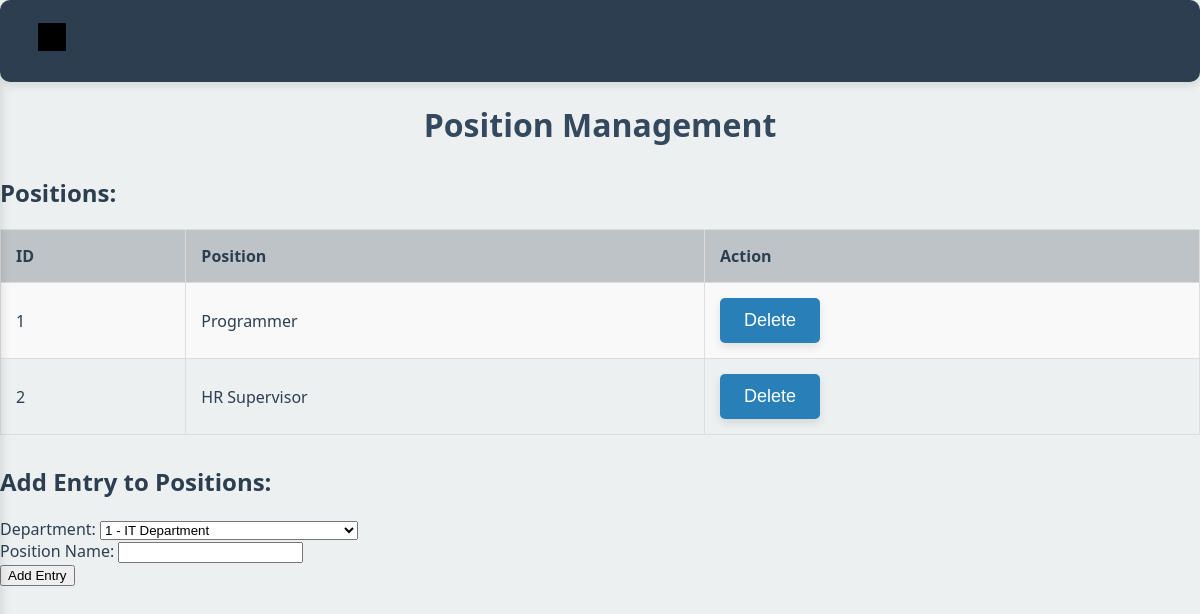
/position.php, run on the app's committed database.
### tables this page shows
CREATE TABLE `position` (
  `id` int(30) NOT NULL,
  `department_id` int(30) NOT NULL,
  `name` text NOT NULL
);

### position.php (the view, shortened to what this page needs)
<!DOCTYPE html>
<html lang="en">
<head>
    <link rel="stylesheet" href="css/styles.css">
</head>
<body>
<div class="navbar-container">
        <div class="navbar-toggle">
            <div class="bars"></div>
        </div>
        <div class="sidebar">
            <nav>
                <ul>
                    <li><a href="intro.php">Home</a></li>
                    <li><a href="attendance.php">Attendance</a></li>
                    <li><a href="payrollList.php">Payroll List</a></li>
                    <li><a href="employee.php">Employee List</a></li>
                    <li><a href="department.php">Department List</a></li>
                    <li><a href="position.php">Position List</a></li>
                    <li><a href="allowances.php">Allowance List</a></li>
                    <li><a href="deductions.php">Deduction List</a></li>
                </ul>
            </nav>
        </div>
    </div>
    <h1>Position Management</h1>
    <?php
    $servername = "localhost";
    $username = "admin";
    $password = "123";
    $database = "payroll";
    $conn = new mysqli($servername, $username, $password, $database);
    $department_query = "SELECT * FROM department";
    $department_result = $conn->query($department_query);
    $departments = [];
    while ($department_row = $department_result->fetch_assoc()) {
        $departments[] = $department_row;
    }
    $select_query = "SELECT * FROM position";
    $result = $conn->query($select_query);
    if ($result->num_rows > 0) {
        echo "<h2>Positions:</h2>";
        echo "<table border='1'>
                <tr>
                    <th>ID</th>
                    <th>Position</th>
                    <th>Action</th>
                </tr>";
        while ($row = $result->fetch_assoc()) {
            echo "<tr>
                    <td>{$row['id']}</td>
                    <td>{$row['name']}</td>
                    <td>
                        <button type='button' onclick='deletePosition({$row['id']})'>Delete</button>
                    </td>
                  </tr>";
        }
        echo "</table>";
    } else {
        echo "<p>No positions in the 'position' table.</p>";
    }
    ?>
<h2>Add Entry to Positions:</h2>
<form method="POST">
    <label for="department_name">Department:</label>
    <select name="department_id" required>
        <?php
        foreach ($departments as $department) {
            echo "<option value='{$department['id']}'>{$department['id']} - {$department['name']}</option>";
        }
        ?>
    </select>
    <br>
    <label for="position_name_entry">Position Name:</label>
    <input type="text" name="position_name_entry" required>
    <br>
    <input type="submit" name="submit_position" value="Add Entry">
</form>
</body>
</html>

### css/styles.css (style rules this page uses)
.navbar-container { display: flex; justify-content: space-between; align-items: center; padding: 15px 30px; background-color: #2c3e50; border-radius: 10px; box-shadow: 0 4px 8px rgba(0, 0, 0, 0.1); }
.navbar-toggle { cursor: pointer; color: #ecf0f1; font-size: 26px; background: none; border: none; padding: 8px; border-radius: 50%; transition: background-color 0.3s ease; }
.sidebar { width: 270px; background-color: #34495e; display: flex; flex-direction: column; align-items: center; justify-content: start; padding-top: 30px; position: absolute; top: 70px; left: -270px; transition: left 0.4s ease; border-radius: 10px; box-shadow: 0 6px 12px rgba(0, 0, 0, 0.15); }
.sidebar nav ul { list-style-type: none; padding: 0; width: 100%; text-align: center; }
.sidebar nav ul li { margin-bottom: 15px; }
.sidebar nav ul li a { color: #ecf0f1; text-decoration: none; font-size: 20px; font-weight: 500; padding: 10px 20px; display: block; width: 100%; transition: background-color 0.3s ease, color 0.3s ease; }
button { background-color: #2980b9; color: white; padding: 12px 24px; border: none; border-radius: 5px; cursor: pointer; font-size: 18px; transition: background-color 0.3s ease, transform 0.3s ease; box-shadow: 0 4px 8px rgba(0, 0, 0, 0.1); }
.bars, .cross { display: inline-block; width: 28px; height: 28px; background-repeat: no-repeat; background-position: center; transition: transform 0.3s ease; }
.bars { background-image: url('bars.svg'); }
body { font-family: 'Segoe UI', Tahoma, Geneva, Verdana, sans-serif; background-color: #ecf0f1; margin: 0; padding: 0; color: #2c3e50; }
h1 { text-align: center; margin-bottom: 30px; color: #34495e; font-size: 32px; font-weight: 700; }
table { width: 100%; border-collapse: collapse; margin-bottom: 30px; }
table th, table td { padding: 15px; border: 1px solid #dddddd; text-align: left; font-size: 16px; }
table th { background-color: #bdc3c7; color: #2c3e50; font-weight: 600; }
table tr:nth-child(even) { background-color: #f9f9f9; }
button { background-color: #2980b9; color: white; padding: 12px 24px; border: none; border-radius: 5px; cursor: pointer; font-size: 18px; transition: background-color 0.3s ease, transform 0.3s ease; }

### data on the page
position: id "1", name "Programmer"
position: id "2", name "HR Supervisor"

### other printed values
form field department_id "1 - IT Department"
